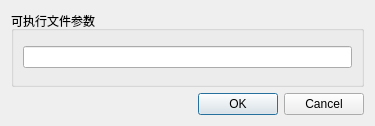
<?xml version="1.0" encoding="UTF-8"?>
<ui version="4.0">
 <class>SeerArgumentsDialogForm</class>
 <widget class="QDialog" name="SeerArgumentsDialogForm">
  <property name="geometry">
   <rect>
    <x>0</x>
    <y>0</y>
    <width>375</width>
    <height>126</height>
   </rect>
  </property>
  <property name="windowTitle">
   <string>选择可执行文件的参数</string>
  </property>
  <layout class="QGridLayout" name="gridLayout">
   <item row="0" column="0">
    <widget class="QGroupBox" name="executableArgumentsGroupBox">
     <property name="title">
      <string>可执行文件参数</string>
     </property>
     <property name="alignment">
      <set>Qt::AlignLeading|Qt::AlignLeft|Qt::AlignTop</set>
     </property>
     <layout class="QHBoxLayout" name="horizontalLayout_3">
      <item>
       <widget class="QLineEdit" name="executableArgumentsLineEdit"/>
      </item>
     </layout>
    </widget>
   </item>
   <item row="1" column="0">
    <widget class="QDialogButtonBox" name="buttonBox">
     <property name="orientation">
      <enum>Qt::Horizontal</enum>
     </property>
     <property name="standardButtons">
      <set>QDialogButtonBox::Cancel|QDialogButtonBox::Ok</set>
     </property>
    </widget>
   </item>
  </layout>
 </widget>
 <resources/>
 <connections>
  <connection>
   <sender>buttonBox</sender>
   <signal>accepted()</signal>
   <receiver>SeerArgumentsDialogForm</receiver>
   <slot>accept()</slot>
   <hints>
    <hint type="sourcelabel">
     <x>187</x>
     <y>97</y>
    </hint>
    <hint type="destinationlabel">
     <x>187</x>
     <y>60</y>
    </hint>
   </hints>
  </connection>
  <connection>
   <sender>buttonBox</sender>
   <signal>rejected()</signal>
   <receiver>SeerArgumentsDialogForm</receiver>
   <slot>reject()</slot>
   <hints>
    <hint type="sourcelabel">
     <x>187</x>
     <y>97</y>
    </hint>
    <hint type="destinationlabel">
     <x>187</x>
     <y>60</y>
    </hint>
   </hints>
  </connection>
 </connections>
</ui>
